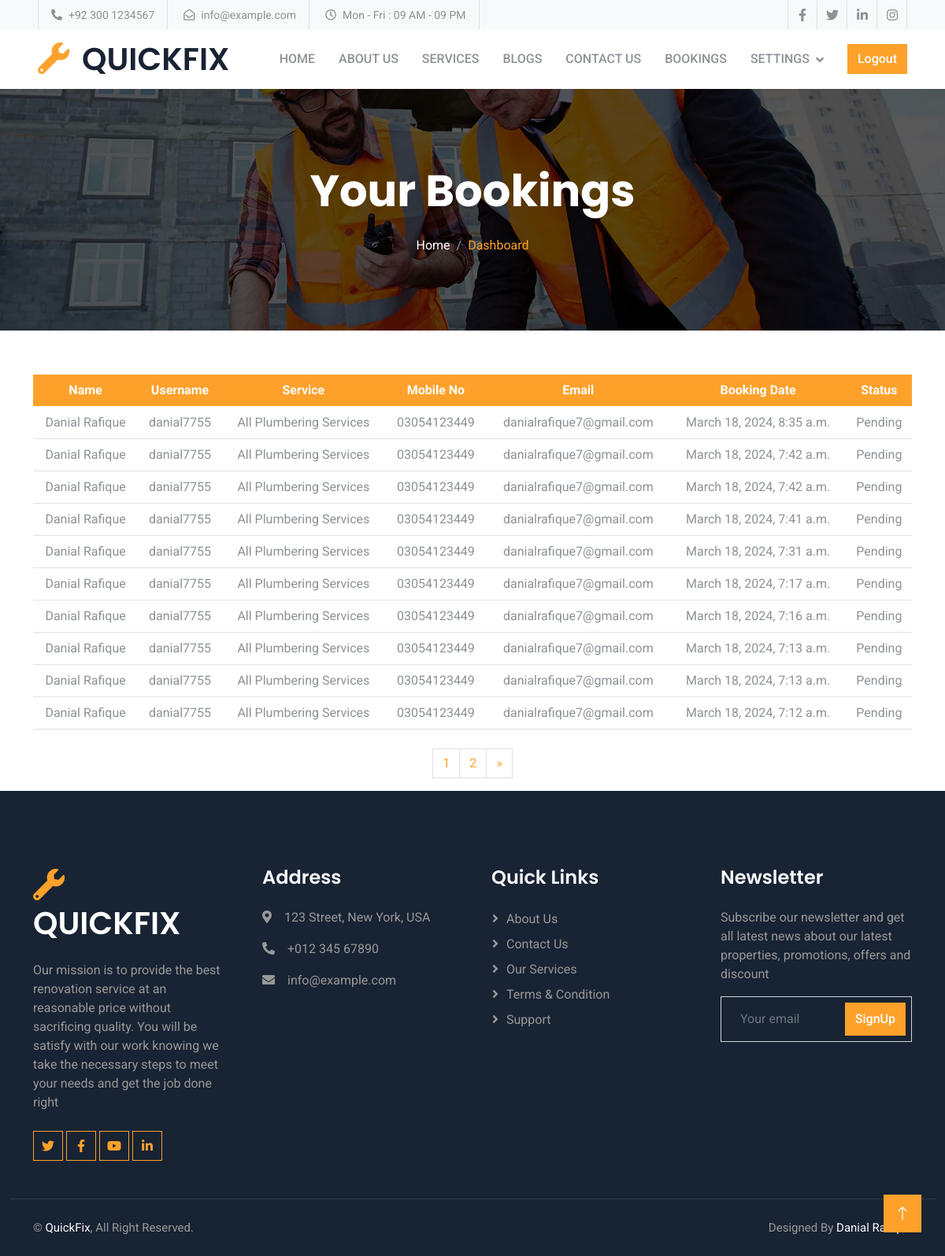
Before: /user-dashboard/ (signed in) with the older database file.
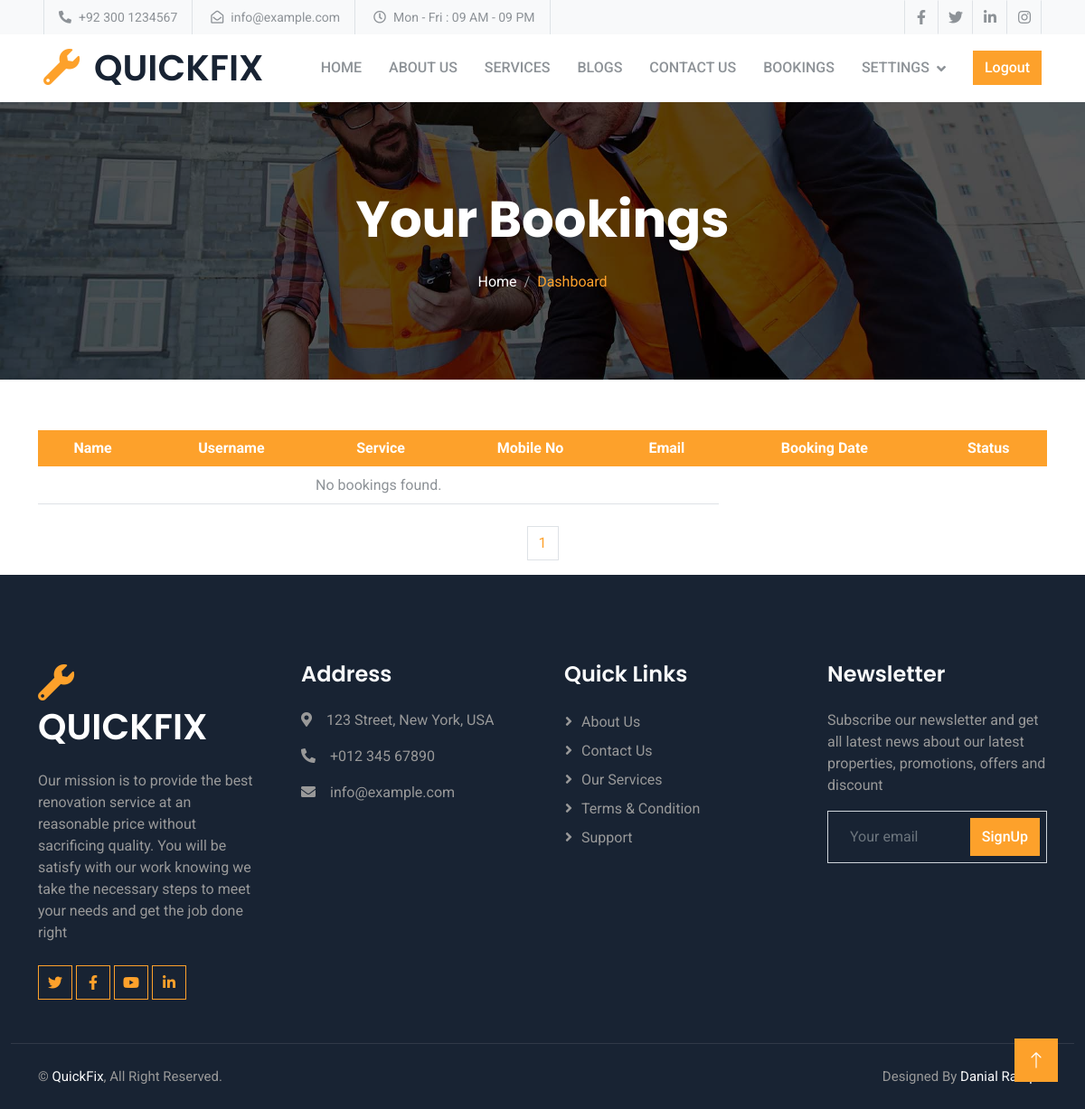
After: the same page with the newer database file.
### vendor/models.py (models this page shows, shortened)
class Booking(models.Model):
    STATUS_CHOICES = [
        ('Pending', 'Pending'),
        ('Booked', 'Booked'),
        ('Cancelled', 'Cancelled'),
    ]
    service = models.ForeignKey(Service, on_delete=models.CASCADE)
    user = models.ForeignKey(User, on_delete=models.CASCADE)
    booking_date = models.DateTimeField(default=timezone.now)
    mobile_no = models.CharField(max_length=11, null=True, blank=True)
    email = models.EmailField(null=True)
    first_name = models.CharField(max_length=30, null=True, blank=True)
    last_name = models.CharField(max_length=30, null=True, blank=True)
    username = models.CharField(max_length=30, null=True, blank=True)
    status = models.CharField(max_length=20, choices=STATUS_CHOICES, default='Pending')

class Service(models.Model):
    user = models.ForeignKey(User,on_delete=models.CASCADE,blank=True ,null=True)
    service_title = models.CharField(max_length=50,null=True, blank=True)
    service_image = models.ImageField(upload_to='service_images/')
    categories=models.ForeignKey(Service_Category ,on_delete=models.CASCADE , blank=True ,null=True, related_name='services')
    description = HTMLField(null=True, blank=True)

### accounts/models.py (models this page shows, shortened)
class User(AbstractUser):
    is_admin = models.BooleanField('Is_admin' , default=False)
    is_customer = models.BooleanField('Is_customer' , default=False)
    is_vendor = models.BooleanField('Is_vendor' , default=False)
    CATAGORY_CHOICES = [('Punjab' ,'Punjab') ,('Sindh' ,'Sindh'),('Khyber Pakhtunkhwa','Khyber Pakhtunkhwa'),('Gilgit-Baltistan' ,'Gilgit-Baltistan') ,('Islamabad Capital Territory' ,'Islamabad Capital Territory'),('Balochistan','Balochistan'),]
    CATAGORY_EMP= [('Electrician' ,'Electrician'),('Plumber' ,'Plumber'),('Sweaper' ,'Sweaper'),('Carpenter' ,'Carpenter'),('Drain clean' ,'Drain clean'),('AC repair' ,'AC repair'),('Painting & Decorating' ,'Painting & Decorating'),]
    mobile_no = models.CharField(max_length=11 ,null=True, blank=True)
    address1 = models.CharField(max_length=200,default='abc')
    address2 = models.CharField(max_length=200,default='abc')
    city =  models.CharField(max_length=70 ,null=True, blank=True)
    province = models.CharField(choices=CATAGORY_CHOICES,default='Punjab', max_length=56)
    employee = models.CharField(choices=CATAGORY_EMP,default='none', max_length=100)
    cnic= models.CharField(max_length=13 ,null=True, blank=True)
    shop_reference = models.TextField(default='shop no address etc')
    vendor_image = models.ImageField(upload_to='vendor_profile_pics/')
    is_email_verified = models.BooleanField(default=False)
    email_verification_token = models.CharField(max_length=200 ,blank=True, null=True)

### vendor/views.py (the view)
# urls.py: path("user-dashboard/", user_dashboard_view, name="user_dashboard"),
@login_required
def user_dashboard_view(request):
    bookings = Booking.objects.filter(user=request.user).order_by('-id')
    booking_details = []
    for booking in bookings:
        service_creator = User.objects.get(id=booking.service.user_id)
        booking_detail = {
            'booking': booking,
            'service_creator': service_creator
        }
        booking_details.append(booking_detail)
    paginator = Paginator(booking_details , 10)
    page_number = request.GET.get('page')
    bookingfinal = paginator.get_page(page_number)
    totalpage = bookingfinal.paginator.num_pages
    context = {
        'booking_details': bookingfinal,
        'totalpagelist' : [n+1 for n in range(totalpage)]
    }
    return render(request, 'vendor/user_dashboard.html', context)

### vendor/templates/vendor/user_dashboard.html (shortened to what this page needs)
{% extends "base.html" %}
{% load static %}
{% block content %}
    <div class="container-fluid page-header py-5 mb-5 wow fadeIn" data-wow-delay="0.1s">
      <div class="container text-center py-5">
          <h1 class="display-4 text-white animated slideInDown mb-4">Your Bookings</h1>
          <nav aria-label="breadcrumb animated slideInDown">
              <ol class="breadcrumb justify-content-center mb-0">
                  <li class="breadcrumb-item"><a class="text-white" href="{% url "customer:home" %}">Home</a></li>
                  <li class="breadcrumb-item text-primary active" aria-current="page">Dashboard</li>
              </ol>
          </nav>
      </div>
  </div>
<div class="container py-2 wow fadeIn" data-wow-delay="0.3s">
  <div class="table-responsive-md">
    <table class="table text-center">
      <thead class="bg-primary text-white">
        <tr>
          <th scope="col">Name</th>
          <th scope="col">Username</th>
          <th scope="col">Service</th>
          <th scope="col">Mobile No</th>
          <th scope="col">Email</th>
          <th scope="col">Booking Date</th>
          <th scope="col">Status</th>
        </tr>
      </thead>
      <tbody>
        {% for booking_detail in booking_details %}
          <tr>
            <td>{{ booking_detail.service_creator.first_name }} {{ booking_detail.service_creator.last_name }}</td>
            <td>{{ booking_detail.service_creator.username }}</td>
            <td>{{ booking_detail.booking.service.service_title }}</td>
            <td>{{ booking_detail.service_creator.mobile_no }}</td>
            <td>{{ booking_detail.service_creator.email }}</td>
            <td>{{ booking_detail.booking.booking_date }}</td>
            <td>
              {% if booking_detail.booking.status == "Booked" %}
                  <span>{{ booking_detail.booking.status }}</span>
              {% elif booking_detail.booking.status == "Cancelled" %}
                  <span>{{ booking_detail.booking.status }}</span>
              {% else %}
                  <span>{{ booking_detail.booking.status }}</span>
              {% endif %}
            </td>
          </tr>
        {% empty %}
          <tr>
            <td colspan="5">No bookings found.</td>
          </tr>
        {% endfor %}
      </tbody>
    </table>
  </div>
</div>
    <div class="container-fluid wow fadeIn" data-wow-delay="0.2s">
      <nav aria-label="Page navigation example wow fadeIn" data-wow-delay="0.1s">
       <ul class="pagination justify-content-center">
           {% for n in totalpagelist %}
           <li class="page-item"><a class="page-link" href="/user-dashboard/?page={{n}}">{{n}}</a></li>
           {% endfor %}
         {% if booking_details.has_next %}
         <li class="page-item">
           <a class="page-link" href="/user-dashboard/?page={{booking_details.next_page_number}}" aria-label="Next">
             <span aria-hidden="true">&raquo;</span>
           </a>
         </li>
       {% endif %}
       </ul>
      </nav>
   </div>
{% endblock content %}

### templates/base.html (shortened to what this page needs)
{% load static %}
<!DOCTYPE html>
<html lang="en">
<head>
   <link href="https://cdnjs.cloudflare.com/ajax/libs/font-awesome/5.10.0/css/all.min.css" rel="stylesheet">
   <link href="https://cdn.jsdelivr.net/npm/bootstrap-icons@1.4.1/font/bootstrap-icons.css" rel="stylesheet">
   <link href="{% static 'customer/lib/animate/animate.min.css' %}" rel="stylesheet">
   <link href="{% static 'customer/lib/owlcarousel/assets/owl.carousel.min.css' %}" rel="stylesheet">
   <link href="{% static 'customer/css/bootstrap.min.css' %}" rel="stylesheet">
   <link href="{% static 'customer/css/style.css' %}" rel="stylesheet">
</head>
<body>
  {% include "header.html" %}
  {% block content %}
  {% endblock content %}
  {% include "footer.html" %}
</body>
</html>

### templates/header.html (shortened to what this page needs)
    <div class="container-fluid bg-light p-0">
        <div class="row gx-0 d-none d-lg-flex">
            <div class="col-lg-7 px-5 text-start">
                <div class="h-100 d-inline-flex align-items-center border-start border-end px-3">
                    <small class="fa fa-phone-alt me-2"></small>
                    <small>+92 300 1234567</small>
                </div>
                <div class="h-100 d-inline-flex align-items-center border-end px-3">
                    <small class="far fa-envelope-open me-2"></small>
                    <small>info@example.com</small>
                </div>
                <div class="h-100 d-inline-flex align-items-center border-end px-3">
                    <small class="far fa-clock me-2"></small>
                    <small>Mon - Fri : 09 AM - 09 PM</small>
                </div>
            </div>
            <div class="col-lg-5 px-5 text-end">
                <div class="h-100 d-inline-flex align-items-center">
                    <a class="btn btn-square border-end border-start" href=""><i class="fab fa-facebook-f"></i></a>
                    <a class="btn btn-square border-end" href=""><i class="fab fa-twitter"></i></a>
                    <a class="btn btn-square border-end" href=""><i class="fab fa-linkedin-in"></i></a>
                    <a class="btn btn-square border-end" href=""><i class="fab fa-instagram"></i></a>
                </div>
            </div>
        </div>
    </div>
    <nav class="navbar navbar-expand-lg bg-white navbar-light sticky-top px-4 px-lg-5 py-lg-0">
        <a href="{% url "customer:home" %}" class="navbar-brand d-flex align-items-center">
            <h1 class="m-0"><i class="fa fa-wrench text-primary me-3"></i>QUICKFIX</h1>
        </a>
        <div class="collapse navbar-collapse" id="navbarCollapse">
            <div class="navbar-nav ms-auto py-3 py-lg-0">
                <a href="{% url "customer:home" %}" class="nav-item nav-link">Home</a>
                <a href="{% url "customer:about" %}" class="nav-item nav-link">About Us</a>
                <a href="{% url "customer:service_view" %}" class="nav-item nav-link">Services</a>
                <a href="{% url "blog:post_list" %}" class="nav-item nav-link">Blogs</a>
                <a href="{% url "customer:contact" %}" class="nav-item nav-link">Contact Us</a>
                {% if user.is_authenticated %}
                {% if user.is_vendor %}
                <a href="{% url "vendor:vendor_dashboard" %}" class="nav-item nav-link">Bookings</a>
                <div class="nav-item dropdown">
                    <a href="#" class="nav-link dropdown-toggle" data-bs-toggle="dropdown">Settings</a>
                </div>
                {% endif %}
                {% endif %}
                {% if user.is_authenticated%}
                <div class="d-flex justify-content-center align-items-center ">
                 <a class=" btn text-white bg-primary" href="{% url "accounts:user_logout_view" %}">Logout</a>
                </div>
                {% else %}
                <div class="d-flex justify-content-center align-items-center gap-2">
                 <a class="btn text-white bg-primary" href="{% url "accounts:user_login_view" %}">Login</a>
                 <a class="text-white bg-primary btn " href="{% url "accounts:user_register_view" %}">Sign up</a>
               </div>
               {% endif %}
            </div>
        </div>
    </nav>

### templates/footer.html
<div class="container-fluid bg-dark footer  pt-5 wow fadeIn" data-wow-delay="0.1s">
    <div class="container py-5">
        <div class="row g-5">
            <div class="col-lg-3 col-md-6">
                <h1 class="text-white mb-4"><i class="fa fa-wrench text-primary me-3"></i>QUICKFIX</h1>
                <p>Our mission is to provide the best renovation service at an reasonable price without sacrificing quality. You will be satisfy with our work knowing we take the necessary steps to meet your needs and get the job done right</p>
                <div class="d-flex pt-2">
                    <a class="btn btn-square btn-outline-primary me-1" href=""><i class="fab fa-twitter"></i></a>
                    <a class="btn btn-square btn-outline-primary me-1" href=""><i class="fab fa-facebook-f"></i></a>
                    <a class="btn btn-square btn-outline-primary me-1" href=""><i class="fab fa-youtube"></i></a>
                    <a class="btn btn-square btn-outline-primary me-0" href=""><i class="fab fa-linkedin-in"></i></a>
                </div>
            </div>
            <div class="col-lg-3 col-md-6">
                <h4 class="text-light mb-4">Address</h4>
                <p><i class="fa fa-map-marker-alt me-3"></i>123 Street, New York, USA</p>
                <p><i class="fa fa-phone-alt me-3"></i>+012 345 67890</p>
                <p><i class="fa fa-envelope me-3"></i>info@example.com</p>
            </div>
            <div class="col-lg-3 col-md-6">
                <h4 class="text-light mb-4">Quick Links</h4>
                <a class="btn btn-link" href="{% url "customer:about" %}">About Us</a>
                <a class="btn btn-link" href="{% url "customer:contact" %}">Contact Us</a>
                <a class="btn btn-link" href="{% url "customer:service_view" %}">Our Services</a>
                <a class="btn btn-link" href="">Terms & Condition</a>
                <a class="btn btn-link" href="">Support</a>
            </div>
            <div class="col-lg-3 col-md-6">
                <h4 class="text-light mb-4">Newsletter</h4>
                <p>Subscribe our newsletter and get all latest news about our latest properties, promotions, offers and discount</p>
                <div class="position-relative mx-auto" style="max-width: 400px;">
                    <input class="form-control bg-transparent w-100 py-3 ps-4 pe-5" type="text" placeholder="Your email">
                    <button type="button" class="btn btn-primary py-2 position-absolute top-0 end-0 mt-2 me-2">SignUp</button>
                </div>
            </div>
        </div>
    </div>
    <div class="container-fluid copyright">
        <div class="container">
            <div class="row">
                <div class="col-md-6 text-center text-md-start mb-3 mb-md-0">
                    &copy; <a href="{% url "customer:home" %}">QuickFix</a>, All Right Reserved.
                </div>
                <div class="col-md-6 text-center text-md-end">
                    Designed By <a href="">Danial Rafique</a>
                </div>
            </div>
        </div>
    </div>
</div>
<a href="#" class="btn btn-lg btn-primary btn-lg-square back-to-top"><i class="bi bi-arrow-up"></i></a>

### customer/static/customer/css/style.css (style rules this page uses)
:root { --primary: #FDA12B; --secondary: #8D9297; --light: #F8F9FA; --dark: #182333; }
.back-to-top { position: fixed; display: none; right: 30px; bottom: 30px; z-index: 99; }
.btn { font-weight: 500; transition: .5s; }
.btn.btn-primary, .btn.btn-outline-primary:hover { color: #FFFFFF; }
.btn-square { width: 38px; height: 38px; }
.btn-lg-square { width: 48px; height: 48px; }
.btn-square, .btn-sm-square, .btn-lg-square { padding: 0; display: flex; align-items: center; justify-content: center; font-weight: normal; }
.navbar.sticky-top { top: -100px; transition: .5s; }
.navbar .navbar-nav .nav-link { margin-right: 30px; padding: 25px 0; color: var(--secondary); font-weight: 500; text-transform: uppercase; outline: none; }
.navbar .dropdown-toggle::after { border: none; content: "\f107"; font-family: "Font Awesome 5 Free"; font-weight: 900; vertical-align: middle; margin-left: 8px; }
.page-header { background: linear-gradient(rgba(0, 0, 0, .65), rgba(0, 0, 0, .65)), url(../img/carousel-1.jpg) center center no-repeat; background-size: cover; }
.page-header .breadcrumb-item+.breadcrumb-item::before { color: #999999; }
.footer { color: #999999; }
.footer .btn.btn-link { display: block; margin-bottom: 5px; padding: 0; text-align: left; color: #999999; font-weight: normal; text-transform: capitalize; transition: .3s; }
.footer .btn.btn-link::before { position: relative; content: "\f105"; font-family: "Font Awesome 5 Free"; font-weight: 900; color: #999999; margin-right: 10px; }
.footer .copyright { padding: 25px 0; font-size: 15px; border-top: 1px solid rgba(256, 256, 256, .1); }
.footer .copyright a { color: var(--light); }

### templates/base.html (style rules this page uses)
* { margin: 0; padding: 0; box-sizing: border-box; }

Changed rows visible on the page:
removed Booking: service_creator.first_name "Danial", service_creator.last_name "Rafique", service_creator.username "danial7755", booking.service.service_title "All Plumbering Services", service_creator.mobile_no "03054123449", service_creator.email "danialrafique7@gmail.com", booking.booking_date "March 18, 2024, 8:35 a.m.", booking.status "Pending"
removed Booking: service_creator.first_name "Danial", service_creator.last_name "Rafique", service_creator.username "danial7755", booking.service.service_title "All Plumbering Services", service_creator.mobile_no "03054123449", service_creator.email "danialrafique7@gmail.com", booking.booking_date "March 18, 2024, 7:42 a.m.", booking.status "Pending"
removed Booking: service_creator.first_name "Danial", service_creator.last_name "Rafique", service_creator.username "danial7755", booking.service.service_title "All Plumbering Services", service_creator.mobile_no "03054123449", service_creator.email "danialrafique7@gmail.com", booking.booking_date "March 18, 2024, 7:42 a.m.", booking.status "Pending"
removed Booking: service_creator.first_name "Danial", service_creator.last_name "Rafique", service_creator.username "danial7755", booking.service.service_title "All Plumbering Services", service_creator.mobile_no "03054123449", service_creator.email "danialrafique7@gmail.com", booking.booking_date "March 18, 2024, 7:41 a.m.", booking.status "Pending"
removed Booking: service_creator.first_name "Danial", service_creator.last_name "Rafique", service_creator.username "danial7755", booking.service.service_title "All Plumbering Services", service_creator.mobile_no "03054123449", service_creator.email "danialrafique7@gmail.com", booking.booking_date "March 18, 2024, 7:31 a.m.", booking.status "Pending"
removed Booking: service_creator.first_name "Danial", service_creator.last_name "Rafique", service_creator.username "danial7755", booking.service.service_title "All Plumbering Services", service_creator.mobile_no "03054123449", service_creator.email "danialrafique7@gmail.com", booking.booking_date "March 18, 2024, 7:17 a.m.", booking.status "Pending"
removed Booking: service_creator.first_name "Danial", service_creator.last_name "Rafique", service_creator.username "danial7755", booking.service.service_title "All Plumbering Services", service_creator.mobile_no "03054123449", service_creator.email "danialrafique7@gmail.com", booking.booking_date "March 18, 2024, 7:16 a.m.", booking.status "Pending"
removed Booking: service_creator.first_name "Danial", service_creator.last_name "Rafique", service_creator.username "danial7755", booking.service.service_title "All Plumbering Services", service_creator.mobile_no "03054123449", service_creator.email "danialrafique7@gmail.com", booking.booking_date "March 18, 2024, 7:13 a.m.", booking.status "Pending"
removed Booking: service_creator.first_name "Danial", service_creator.last_name "Rafique", service_creator.username "danial7755", booking.service.service_title "All Plumbering Services", service_creator.mobile_no "03054123449", service_creator.email "danialrafique7@gmail.com", booking.booking_date "March 18, 2024, 7:13 a.m.", booking.status "Pending"
removed Booking: service_creator.first_name "Danial", service_creator.last_name "Rafique", service_creator.username "danial7755", booking.service.service_title "All Plumbering Services", service_creator.mobile_no "03054123449", service_creator.email "danialrafique7@gmail.com", booking.booking_date "March 18, 2024, 7:12 a.m.", booking.status "Pending"
Other visible differences:
text now shown: "No bookings found."
list line gone: "2"
